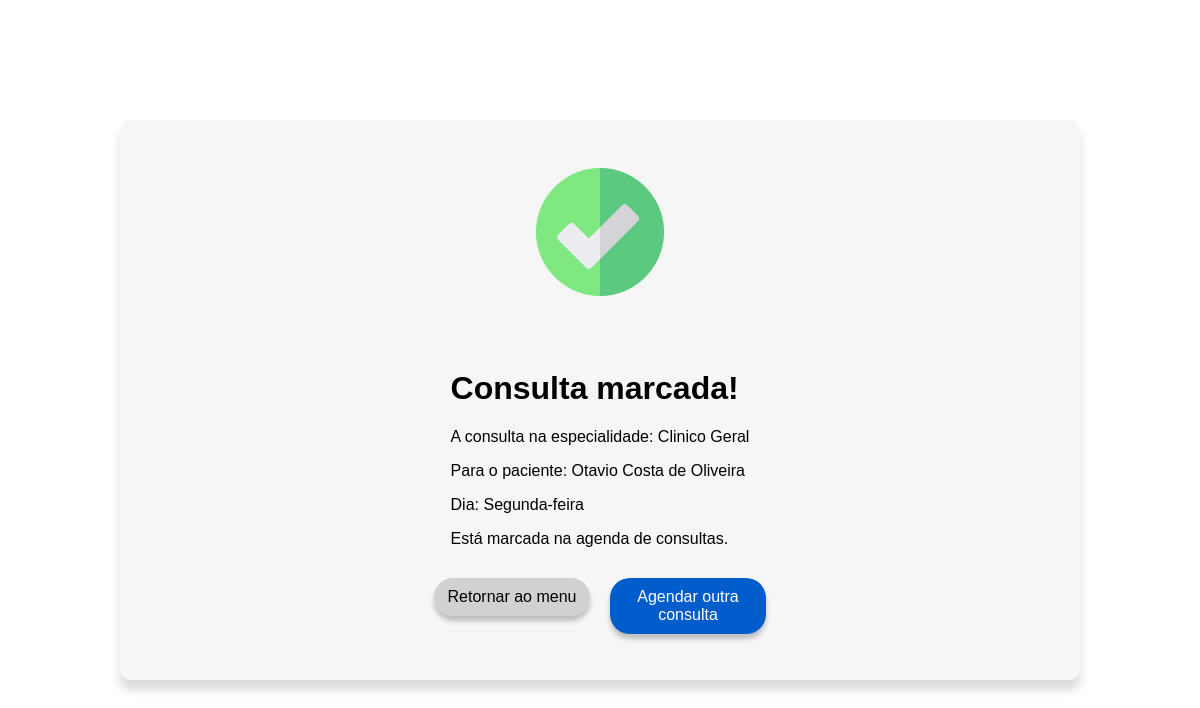
Page /dadosConsulta/1/ on the committed database.
### gerenciador/models.py (models this page shows)
class Paciente(models.Model): # CLASSE QUE REPRESENTA A TABELA PACIENTE NA BASE DE DADOS
    ESPECIALIDADE_UM = 'Clinico Geral'
    ESPECIALIDADE_DOIS = 'Oftalmologista'
    ESPECIALIDADE_TRES = 'Dermatologista'
    ESPECIALIDADE_CHOICES = [
        (ESPECIALIDADE_UM, 'Clinico Geral'),
        (ESPECIALIDADE_DOIS, 'Oftalmologista'),
        (ESPECIALIDADE_TRES, 'Dermatologista'),
    ]
    OPTION_SIM = 'Sim'
    OPTION_NAO = 'Não'
    OPTION_CHOICES = [
        (OPTION_SIM, 'Sim'),
        (OPTION_NAO, 'Não'),
    ]
    PAGAMENTO_UM = 'Dinheiro'
    PAGAMENTO_DOIS = 'Cartão de credito'
    PAGAMENTO_TRES = 'Cartão de debito'
    PAGAMENTO_QUATRO = 'Convênio médico'
    PAGAMENTO_CHOICES = [
        (PAGAMENTO_UM, 'Dinheiro'),
        (PAGAMENTO_DOIS, 'Cartão de credito'),
        (PAGAMENTO_TRES, 'Cartão de debito'),
        (PAGAMENTO_QUATRO, 'Convênio médico'),
    ]
    DIA_SEGUNDA = 'Segunda-feira'
    DIA_TERCA = 'Terça-feira'
    DIA_QUARTA = 'Quarta-feira'
    DIA_QUINTA = 'Quinta-feira'
    DIA_SEXTA = 'Sexta-feira'
    DIAS_CHOICES = [
        (DIA_SEGUNDA, 'Segunda-feira'),
        (DIA_TERCA, 'Terça-feira'),
        (DIA_QUARTA, 'Quarta-feira'),
        (DIA_QUINTA, 'Quinta-feira'),
        (DIA_SEXTA, 'Sexta-feira'),
    ]
    nome = models.CharField(max_length=100,null=False, blank=False)
    endereco = models.CharField(max_length=100)
    prioridade = models.CharField(max_length=5, null=False, blank=False, choices=OPTION_CHOICES, default=OPTION_NAO)
    cpf = models.CharField(max_length=15, null=False, blank=False)
    rg = models.CharField(max_length=15)
    telefone = models.CharField(max_length=20, null=False, blank=False)
    email = models.CharField(max_length=100)
    data_nascimento = models.DateField(null=False, blank=False)
    especialidade = models.CharField(max_length=50, null=False, blank=False, choices=ESPECIALIDADE_CHOICES, default=ESPECIALIDADE_UM)
    data_consulta = models.CharField(max_length=50, null=False, blank=False, choices=DIAS_CHOICES)
    convenio_medico = models.CharField(max_length=50, null=False, blank=False, choices=OPTION_CHOICES, default=OPTION_NAO)
    forma_pagamento = models.CharField(max_length=50, null=False, blank=False, choices=PAGAMENTO_CHOICES, default=PAGAMENTO_UM)

### gerenciador/views.py (the view)
# urls.py: path('dadosConsulta/<int:pk>/', DadosConsulta.as_view(), name='dados_consulta'),
class DadosConsulta(DetailView): # VIEW DE CONFIRMAÇÃO DA CONSULTA
    model= Paciente # TABELA DA BASE DE DADOS
    template_name= 'gerenciador/dados_consulta.html' # PASSAGEM DA TEMPLATE HTML
    context_object_name= 'paciente' # APELIDO DA TABELA NO TEMPLATE

### gerenciador/templates/gerenciador/dados_consulta.html (shortened to what this page needs)
<!DOCTYPE html>
    <html lang="pt-br">
    <head>
        {% load static %}
        <link rel="stylesheet" href="{% static 'dados_consulta_style.css' %}">
    </head>
    <body>
        <div class="main">
            <div class="card-dados">
                <div class="div-imagem">
                    <img src="{% static 'img/confirme.png' %}" alt="confirmado" id="img-confirmado">
                </div>
                <div class="div-mensagem">
                    <div id="conteudo-mensagem">
                        <h1>Consulta marcada!</h1>
                        <p>A consulta na especialidade: {{ paciente.especialidade }} </p>
                        <p>Para o paciente: {{ paciente.nome }}</p>
                        <p>Dia: {{ paciente.data_consulta }} </p>
                        <p>Está marcada na agenda de consultas.</p>
                    </div>
                </div>
                <div class="botoes">
                    <a href="{% url 'home' %}"><button id="btn-voltar">Retornar ao menu</button></a>
                    <a href="{% url 'agendar' %}"><button id="btn-agendar">Agendar outra consulta</button></a>
                </div>
            </div>
        </div>
    </body>
</html>

### gerenciador/static/dados_consulta_style.css (style rules this page uses)
body { margin: 0; font-family: 'Noto-sans', sans-serif; }
.main { width: 100vw; height: 100vh; display: flex; align-items: center; justify-content: center; }
.card-dados { width: 80%; height: 70%; background-color: #f6f6f6; border-radius: 10px; box-shadow: 0px 10px 10px rgba(0, 0, 0, 0.144); display: block; }
.div-imagem { width: 100%; height: 40%; display: flex; justify-content: center; align-items: center; }
.div-mensagem { width: 100%; height: 40%; display: flex; align-items: center; justify-content: center; }
#conteudo-mensagem { display: block; }
.botoes { width: 100%; height: 20%; display: flex; align-items: flex-start; justify-content: center; }
#btn-voltar { width: 13vw; padding: 10px; margin: 10px; border: none; border-radius: 20px; background-color: #d2d1d1; box-shadow: 0px 5px 5px rgba(0, 0, 0, 0.226); cursor: pointer; font-size: 12pt; }
#btn-agendar { width: 13vw; padding: 10px; margin: 10px; border: none; border-radius: 20px; background-color: #005dcb; box-shadow: 0px 5px 5px rgba(0, 0, 0, 0.226); cursor: pointer; color: white; font-size: 12pt; }
#img-confirmado { width: 128px; }

### rows in the picture
Paciente: especialidade "Clinico Geral", nome "Otavio Costa de Oliveira", data_consulta "Segunda-feira"
